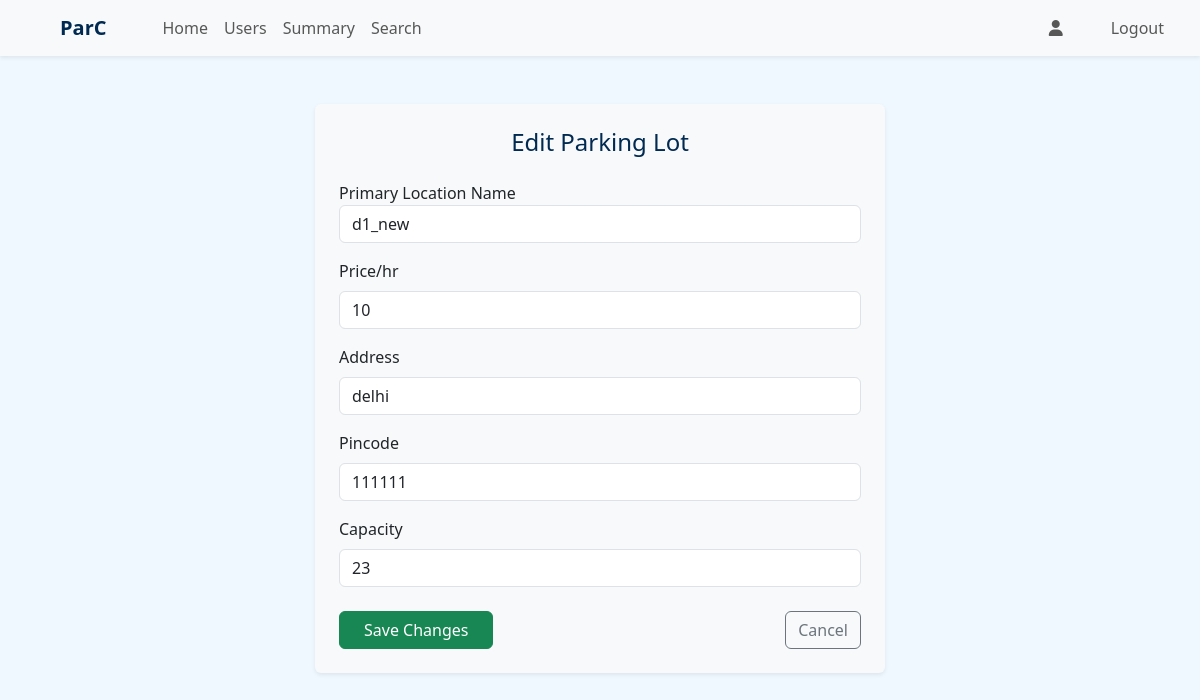
Screenshot of /admin/edit_parking_lot/1 (signed in) with the database file from the repository.
### application/models.py (models this page shows)
class ParkingLot(db.Model):
    id = db.Column(db.Integer, primary_key = True)
    pl_name = db.Column(db.String, nullable = False)
    price = db.Column(db.Integer, nullable = False, default = 1000)
    address = db.Column(db.String, nullable = False)
    pincode = db.Column(db.Integer, nullable = False)
    capacity = db.Column(db.Integer, nullable = False)
    spots_count = db.Column(db.Integer, nullable = False)
    created_at = db.Column(db.DateTime, nullable = False)
    spots = db.relationship('ParkingSpot', backref = 'lot', cascade = 'all, delete')

### application/routes.py (the view)
@app.route('/admin/edit_parking_lot/<int:lot_id>', methods=['GET', 'POST'])
@auth_required()
@roles_required('admin')
def edit_parking_lot(lot_id):
    lot = ParkingLot.query.get(lot_id)
    if request.method == 'POST':
        pl_name = request.form.get('pl_name')
        price = request.form.get('price')
        address = request.form.get('address')
        pincode = request.form.get('pincode')
        if not pl_name or not price or not address or not pincode:
            flash('please fill all the fields', "danger")
            redirect(url_for('edit_parking_lot', lot_id = lot.id))
        lot.pl_name = pl_name
        lot.price = price
        lot.address = address
        lot.pincode = pincode
        db.session.commit()
        flash('parking lot updated successfully', 'success')
        return redirect(url_for('view_parking_lot', lot_id=lot_id))
    else:
        return render_template('edit_lot.html', lot = lot)

### templates/edit_lot.html (shortened to what this page needs)
{% extends "admin_dashboard.html" %}
{% block content %}
<div class="container my-5">
    <div class="row justify-content-center">
        <div class="col-md-8 col-lg-6 bg-light p-4 rounded shadow-sm">
            <h4 class="text-center mb-4">Edit Parking Lot</h4>
            <form action="{{url_for('edit_parking_lot', lot_id=lot.id)}}" method="post">
                <div class="mb-3">
                    <lable for="name" class="form-label">Primary Location Name</lable>
                    <input type="text" class="form-control" id="name" name="pl_name" value="{{lot.pl_name}}" required>
                </div>
                <div class="mb-3">
                    <label for="price" class="form-label">Price/hr</label>
                    <input type="number" class="form-control" id="price" name="price" value="{{lot.price}}" required>
                </div>
                <div class="mb-3">
                    <label for="address" class="form-label">Address</label>
                    <input type="text" class="form-control" id="address" name="address" value="{{lot.address}}"
                        required>
                </div>
                <div class="mb-3">
                    <label for="pincode" class="form-label">Pincode</label>
                    <input type="text" class="form-control" id="pincode" name="pincode" value="{{lot.pincode}}"
                        required>
                </div>
                <div class="mb-3">
                    <label for="capacity" class="form-label">Capacity</label>
                    <input type="number" class="form-control" id="capacity" name="capacity" value="{{lot.capacity}}"
                        readonly>
                </div>
                <div class="d-flex justify-content-between mt-4">
                    <button class="btn btn-success px-4">Save Changes</button>
                    <a href="javascript:history.back()" class="btn btn-outline-secondary">Cancel</a>
                </div>
            </form>
        </div>
    </div>
</div>
{% endblock %}

### templates/admin_dashboard.html (style rules this page uses)
body { background-image: none !important; }

### rows the page displays
ParkingLot: pl_name "d1_new", price "10", address "delhi", pincode "111111", capacity "23"
